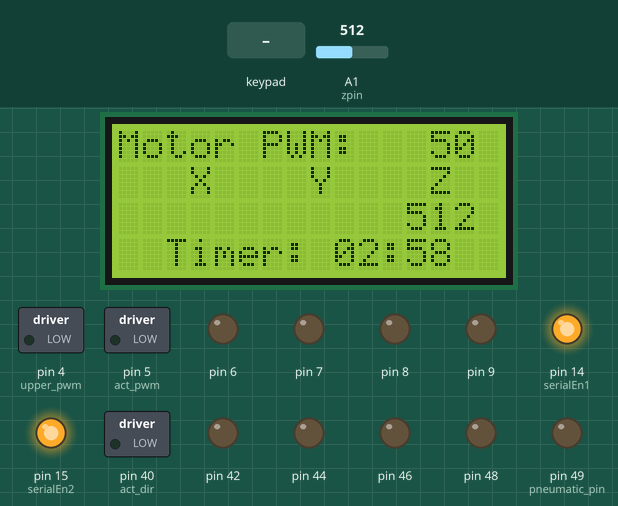
Recording of a sketch running on a simulated Arduino Mega 2560, built with avr-gcc and run on an emulated ATmega2560. Parts: 16×4 character LCD, switched loads named in the sketch (green lamp = pin HIGH), output pins drawn as LEDs (lit = HIGH). The inputs (shaded band) are chosen by the test bench; at power-on: A1 (zpin) = 512. What the sketch prints to the serial monitor is not drawn.

Above: at 1.5 s.
1.6 s: key 'L' pressed
At 2.8 s:
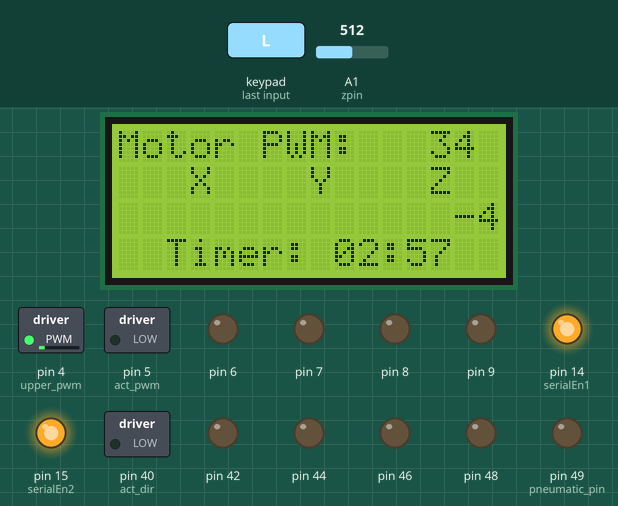
4.6 s: key 'U' pressed
At 4.8 s:
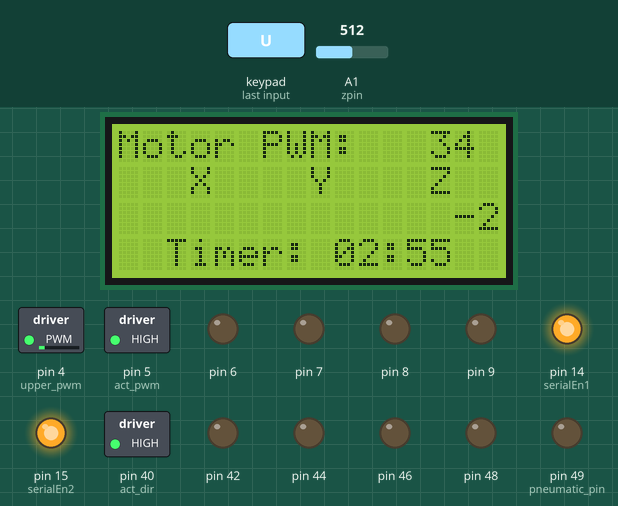
6.5 s: key 'D' pressed
At 6.7 s:
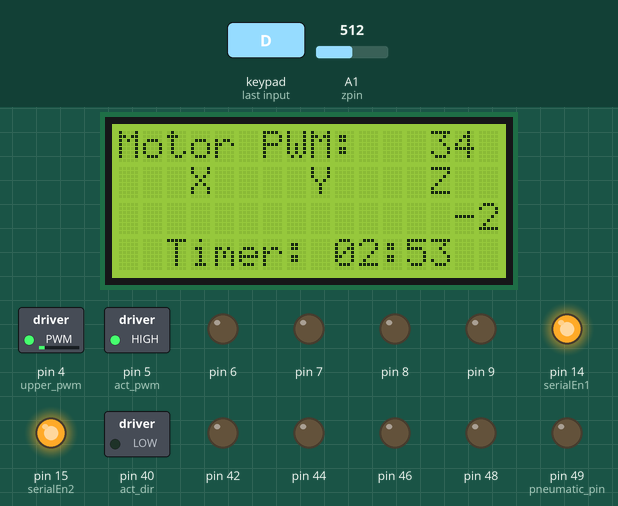
8.4 s: key 'X' pressed
At 8.6 s:
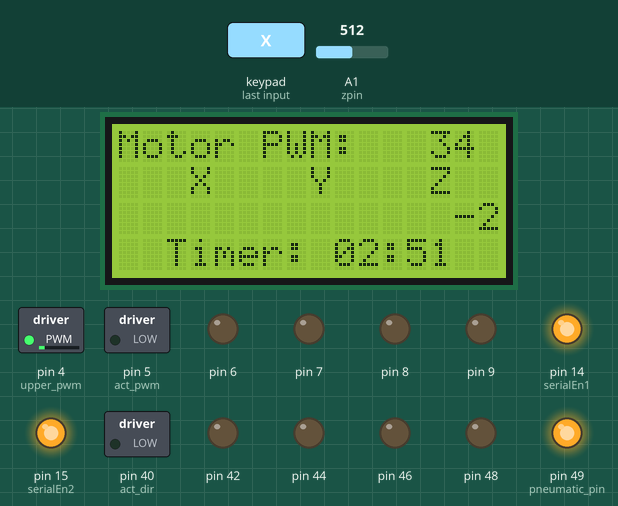
10.3 s: A1 (zpin) set to 716
At 11.6 s:
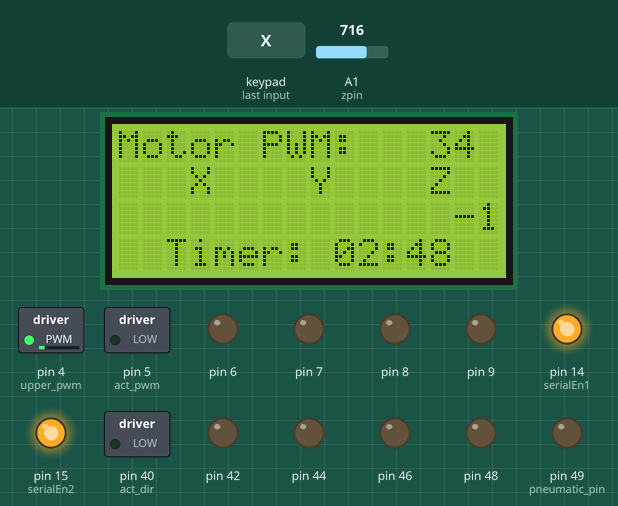
13.3 s: A1 (zpin) set to 900
At 14.8 s:
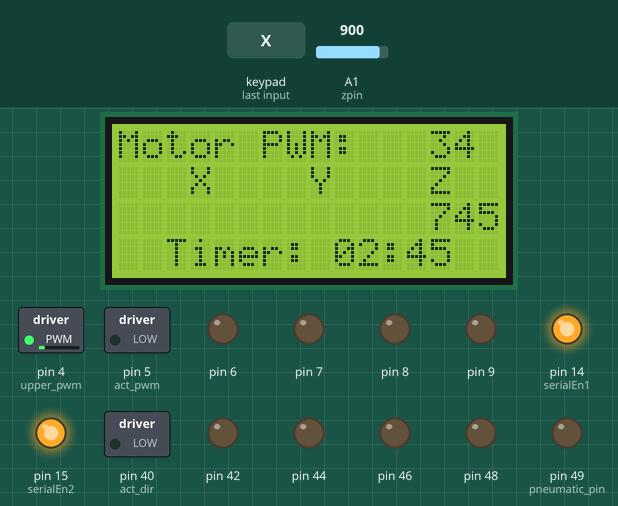
Timing chart, 0 to 16.3 s (numbered marks = the images above; inputs shaded):
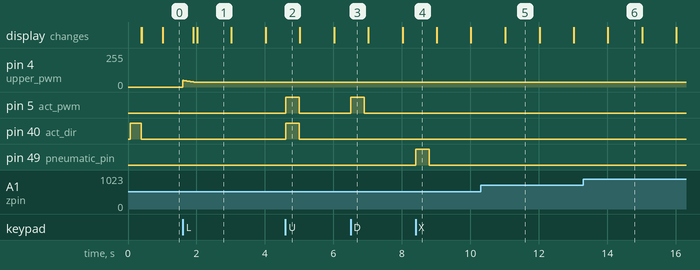

Measured:
- after the input at 4.6 s, pin 5 (act_pwm), pin 40 (act_dir): LOW → HIGH at once, → LOW 0.40 s later
- after the input at 6.5 s, pin 5 (act_pwm): LOW → HIGH at once, → LOW 0.40 s later
- after the input at 8.4 s, pin 49 (pneumatic_pin): LOW → HIGH at once, → LOW 0.40 s later
- what the display in image 1 shows lasts 1.0 s, from 2.0 s to 3.0 s

The sketch:

__base_control_with_correction.ino
```cpp
// ps2x lib
#include <PS2X_lib.h>
PS2X ps2x;

// lcd lib
#include <LiquidCrystal.h>
LiquidCrystal lcd(34, 30, 28, 26, 24, 22);


#define PS2_DAT        13
#define PS2_CMD        12
#define PS2_SEL        11
#define PS2_CLK        10
#define pressures   false
#define rumble      false

// data structure for anything controlled by one of our H-bridges.
struct hBridge {
  byte pwmPin;
  byte dirPin;
};

// pnuematic output
int pneumatic_out;

// all 4 motors of the bot's base.
hBridge base_motor[4];                  // 6, 7 - L - H2; 8, 9 - R - H1;

// adxl variables.
int z_sum = 0, z_quant = 0;             // for average.
int z_val = 0;                          // actual value

// pid stuff
int walk_direction = HIGH;
byte walk_pwm = 0;
byte zero_pos = 123;
const float Kp = 5.0;   // Kp value that you have to change
const float Kd = 3.0;  // Kd value that you have to change
const int setPoint = 35;    // Middle point of sensor array
const int baseSpeed = 120;    // Base speed for your motors
const int maxSpeed = 220;   // Maximum speed for your motors
int positionVal = 0;
int rightMotorSpeed = 0;
int leftMotorSpeed = 0;

const byte rx = 0;    // Defining pin 0 as Rx
const byte tx = 1;    // Defining pin 1 as Tx
const byte serialEn1 = 14;
const byte serialEn2 = 15;
const byte jPulse1 = 31;
const byte jPulse2 = 37;

int lastError = 0;    // Declare a variable to store previous error


int pneumatic_pin = 49;                 // R5

byte old_col = 0, old_row = 0;          // data persistance for lcd functions

byte minutes = 3, seconds = 0;
int last_time = 1000;
int current_time = 0;

// define hBridge for actuator movement.
const int act_pwm = 5;                  // H4
const int act_dir = 40;

const int upper_pwm = 4;                // H3
int upSpeed = 50;                       // pwm for upper motor is written through this variable

const int xpin = A3;                    // x-axis of the accelerometer
const int ypin = A2;                    // y-axis of the accelerometer
const int zpin = A1;                    // z-axis of the accelerometer

void setup() {
  // lsa stuff
  pinMode(serialEn1, OUTPUT);  // Setting serialEn as digital output pin
  pinMode(serialEn2, OUTPUT);  // Setting serialEn as digital output pin
  pinMode(jPulse1, INPUT);  // Setting junctionPulse as digital input pin
  pinMode(jPulse2, INPUT);  // Setting junctionPulse as digital input pin

  // Setting initial condition of serialEn pin to HIGH
  digitalWrite(serialEn1, HIGH);
  digitalWrite(serialEn2, HIGH);

  // begin lcd communications
  lcd.begin(16, 4);

  Serial.begin(57600);

  // set pin modes
  pinMode(upper_pwm, OUTPUT);
  pinMode(pneumatic_pin, OUTPUT);
  pinMode(xpin, INPUT);
  pinMode(ypin, INPUT);
  pinMode(zpin, INPUT);
  pinMode(act_pwm, OUTPUT);
  pinMode(act_dir, OUTPUT);
  digitalWrite(act_pwm, LOW);
  digitalWrite(act_dir, HIGH);

  // initialize base motors. pwm pins = 6, 7, 8, 9. dir pins = 22, 23, 24, 25.
  for (int i = 0; i < 4; i++) {
    base_motor[i].pwmPin = 6 + i;
    pinMode(base_motor[i].pwmPin, OUTPUT);
    base_motor[i].dirPin = 42 + (i * 2);
    pinMode(base_motor[i].dirPin, OUTPUT);
  }

  // wait for ps2 to boot
  delay(300);
  configurePS2X();
}

void loop() {
  // update lcd
  updateLCD();

  // check ps2x state, and control via it.
  doPS2XStuff();

  // walk with pid
  pidWalk();

  // read adxl values.
  readADXL();

  // do stuff that depends on some internal clocktime.
  doTimedStuff(checkTime());
}

/*-------| PS2X |--------------------------------------------------------------------------*/
// function stolen from setup of PS2X_Example.
void configurePS2X() {
  int error = 0;
  byte type = 0;
  byte vibrate = 0;

  error = ps2x.config_gamepad(PS2_CLK, PS2_CMD, PS2_SEL, PS2_DAT, pressures, rumble);
  if (error == 0) {
    Serial.println("Found Controller, configured successfully.");
    Serial.print("pressures = ");
    if (pressures)
      Serial.println("true ");
    else
      Serial.println("false");
    Serial.print("rumble = ");
    if (rumble)
      Serial.println("true)");
    else
      Serial.println("false");
  }
  else if (error == 1)
    Serial.println("No controller found, check wiring.");
  else if (error == 2)
    Serial.println("Controller found but not accepting commands.");
  else if (error == 3)
    Serial.println("Controller refusing to enter Pressures mode, may not support it. ");

  type = ps2x.readType();
  switch (type) {
    case 0:
      Serial.println("Unknown Controller type found ");
      break;
    case 1:
      Serial.println("DualShock Controller found ");
      break;
    case 2:
      Serial.println("GuitarHero Controller found ");
      break;
    case 3:
      Serial.println("Wireless Sony DualShock Controller found ");
      break;
  }
  if (error == 1) //skip loop if no controller found
    return;
}

void doPS2XStuff() {
  // read gamepad. call atleast once a second
  ps2x.read_gamepad();
  if (ps2x.Button(PSB_PAD_UP)) {                                            // up - move actuator up
    moveActuator(HIGH, HIGH);
  }
  if (ps2x.Button(PSB_PAD_RIGHT)) {                                         // right - increase upper pwm
    upSpeed++;
    setUpperPwm();
    delay(15);
  }
  if (ps2x.Button(PSB_PAD_LEFT)) {                                          // left - decrease upper pwm
    upSpeed--;
    setUpperPwm();
    delay(15);
  }
  if (ps2x.Button(PSB_PAD_DOWN)) {                                          // down - move actuator down
    moveActuator(HIGH, LOW);
  }
  if (!ps2x.Button(PSB_PAD_UP) && !ps2x.Button(PSB_PAD_DOWN)) {
    moveActuator(LOW, LOW);
  }

  if (ps2x.ButtonPressed(PSB_TRIANGLE)) {                                     // o - reset upper pwm
    stopBot();
  }
  if (ps2x.ButtonPressed(PSB_CIRCLE)) {                                     // o - reset upper pwm
    upSpeed = 30;
    setUpperPwm();
  }
  if (ps2x.NewButtonState(PSB_CROSS)) {                                     // x - pneumatic control
    //will be TRUE if button was JUST pressed OR released
    fireDisc();
  }

  // when L1 is pressed, enable left analog stick values to control the base motors..
  if (ps2x.Button(PSB_R1)) {
    int RX = ps2x.Analog(PSS_RX);
    if (RX == zero_pos) {
      Serial.print("Stopped at ");
      Serial.println(zero_pos - RX);
      stopBot();
    }
    else if (RX > zero_pos) {
      Serial.print("Right :: ");
      Serial.print(RX);
      Serial.print(" :: ");
      walkRight((RX - zero_pos) * (120.000 / (255.000 - (float)zero_pos)));
    }
    else if (RX < zero_pos) {
      Serial.print("Left :: ");
      Serial.print(RX);
      Serial.print(" :: ");
      walkLeft((zero_pos - RX) * (120.000 / (float)zero_pos));
    }
  }
}

/*-------| ADXL |--------------------------------------------------------------------------*/
void readADXL() {
  z_sum += analogRead(zpin);
  z_quant++;
}

void setADXLValue() {
  if (z_quant == 0) return;
  z_val = z_sum / z_quant;
  z_sum = 0;
  z_quant = 0;
}

/*-------| Pneumatic Valve |---------------------------------------------------------------*/
void fireDisc() {
  pneumatic_out = (pneumatic_out == LOW) ? HIGH : LOW;
  digitalWrite(pneumatic_pin, pneumatic_out);
}

/*-------| Upper PWM |---------------------------------------------------------------------*/
void setUpperPwm() {
  analogWrite(upper_pwm, upSpeed);
}

/*-------| Timer |-------------------------------------------------------------------------*/
void doTimedStuff(boolean isTime) {
  if (!isTime) return;
  updateTimer();
  setADXLValue();
}

boolean checkTime() {
  current_time = millis() % 1000;
  boolean timePulse = (current_time < last_time) ? true : false;
  last_time = current_time;
  return timePulse;
}

void updateTimer() {
  if (minutes == 0 && seconds == 0) return;
  seconds = (seconds != 0) ? (seconds - 1) : 59;
  if (seconds == 59) minutes = (minutes != 0) ? (minutes - 1) : 59;
}

/*-------| LCD |---------------------------------------------------------------------------*/

void updateLCD() {
/*
   |0|0|0|0|0|0|0|0|0|0|1|1|1|1|1|1|
  c|0|1|2|3|4|5|6|7|8|9|0|1|2|3|4|5|
  r  ---------------------------------
  0|M|o|t|o|r| |P|W|M|:| | |#|#|#| |
  1| | | |X| | | | |Y| | | | |Z| | |
  2| |#|#|#|#| |#|#|#|#| |#|#|#|#| |
  3| | |T|i|m|e|r|:| | |#|:|#|#| | |
*/
  displayLCD("Motor PWM:", 0, 0);
  displayLCD(upSpeed, 14, 0, 3);
  displayLCD("X", 3, 1);
  displayLCD("Y", 8, 1);
  displayLCD("Z", 13, 1);
  displayLCD(z_val, 14, 2, 4);
  displayLCD("Timer:", 2, 3);
  displayLCD(minutes, seconds, 9, 3, "t");
}

// clear garbage values w/o updating the entire display
void cleanLCD(byte end_col, byte end_row) {
  while (true) {
    old_col = (old_col + 1) % 16;
    if (old_col == 0) {
      old_row = (old_row + 1) % 4;
      lcd.setCursor(old_col, old_row);
    }
    if (old_col != 0) lcd.print(" ");
    if ((old_col == end_col) && (old_row == end_row)) {
      return;
    }
    //    delay(250);
  }
}

// function to display numbers on the lcdisplay.
// arguments: the number, the column of it's unit digit, the row,
// and the max possible no. of digits the value can have.
void displayLCD(int value, byte unit_col, byte unit_row, byte valueLen) {
  cleanLCD((unit_col - valueLen) + 1, unit_row);
  for (int i = valueLen - 1; i > 0; i--)  ((value / int(pow(10, i))) > 0) ? : lcd.print(" ");
  old_col = unit_col + 1;
  lcd.print(value);
}

// function to display string on the screen
void displayLCD(String s, byte start_col, byte start_row) {
  cleanLCD(start_col, start_row);
  old_col += s.length();
  lcd.print(s);
}

// function to display some timer on the screen
void displayLCD(int minutes, int seconds, byte start_col, byte start_row, String t) {
  cleanLCD(start_col, start_row);
  old_col += 5;
  (minutes < 10) ? lcd.print("0") : NULL;
  lcd.print(minutes);
  lcd.print(":");
  (seconds < 10) ? lcd.print("0") : NULL;
  lcd.print(seconds);
}

/*-------| Linear Actuator |---------------------------------------------------------------*/
void moveActuator(int pwm, int dir) {
  digitalWrite(act_pwm, pwm);
  digitalWrite(act_dir, dir);
}

/*-------| Bot Base. |---------------------------------------------------------------------*/
// stop the bot.
void stopBot() {
  walk_pwm = 0;
  walk_direction = LOW;
}

// move the bot in the right direction.
void walkRight(int pwm) {
  Serial.println(pwm);
  walk_pwm = pwm;
  walk_direction = HIGH;
}

// move the bot in left direction.
void walkLeft(int pwm) {
  Serial.println(pwm);
  walk_pwm = pwm;
  walk_direction = LOW;
}

/*-------| PSD |--------------------------------------------------------------------------*/
void pidWalk() {
  if (walk_pwm == 0) {
    for (int i = 0; i < 4; i++) analogWrite(base_motor[i].pwmPin, walk_pwm);
    return;
  }
  switch (walk_direction) {
    case LOW:
      digitalWrite(serialEn1, LOW);
      while (Serial.available() <= 0);
      Serial.print("x: ");
      positionVal = Serial.read();
      Serial.println(positionVal);
      digitalWrite(serialEn1, HIGH);
      break;
    case HIGH:
      digitalWrite(serialEn2, LOW);
      //      Serial.println("-");
      while (Serial.available() <= 0);
      Serial.print("x: ");
      positionVal = Serial.read();
      Serial.println(positionVal);
      digitalWrite(serialEn2, HIGH);
      break;
  }

  // If no line is detected, stay at the position
  if (positionVal == 255) walk_pwm = 0;

  // Else if line detected, calculate the motor speed and apply
  else {
    int error = positionVal - setPoint;   // Calculate the deviation from position to the set point
    int motorSpeed = Kp * (float)error + Kd * (float)(error - lastError);   // Applying formula of PID
    lastError = error;    // Store current error as previous error for next iteration use

    // Adjust the motor speed based on calculated value
    // You might need to interchange the + and - sign if your robot move in opposite direction
    rightMotorSpeed = walk_pwm - motorSpeed;
    leftMotorSpeed = walk_pwm + motorSpeed;

    // limit the values to a specific range (0 <= rms/lms <= maxSpeed)
    rightMotorSpeed = (rightMotorSpeed > maxSpeed) ? maxSpeed : (rightMotorSpeed < 0 ? 0 : rightMotorSpeed);
    leftMotorSpeed = (leftMotorSpeed > maxSpeed) ? maxSpeed : (leftMotorSpeed < 0 ? 0 : leftMotorSpeed);

    // Writing the motor speed value as output to hardware motor
    switch (walk_direction) {
      case HIGH:
        for (int i = 0; i < 2; i++) {
          digitalWrite(base_motor[i].dirPin, walk_direction);
          analogWrite(base_motor[i].pwmPin, leftMotorSpeed);
        }
        for (int i = 2; i < 4; i++) {
          digitalWrite(base_motor[i].dirPin, walk_direction);
          analogWrite(base_motor[i].pwmPin, rightMotorSpeed);
        }
        break;
      case LOW:
        for (int i = 0; i < 2; i++) {
          digitalWrite(base_motor[i].dirPin, walk_direction);
          analogWrite(base_motor[i].pwmPin, rightMotorSpeed);
        }
        for (int i = 2; i < 4; i++) {
          digitalWrite(base_motor[i].dirPin, walk_direction);
          analogWrite(base_motor[i].pwmPin, leftMotorSpeed);
        }
        break;
    }
  }
}
```
